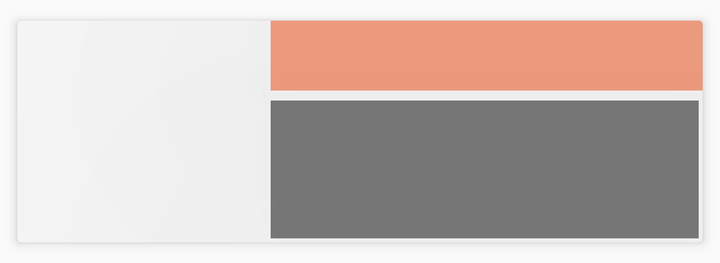
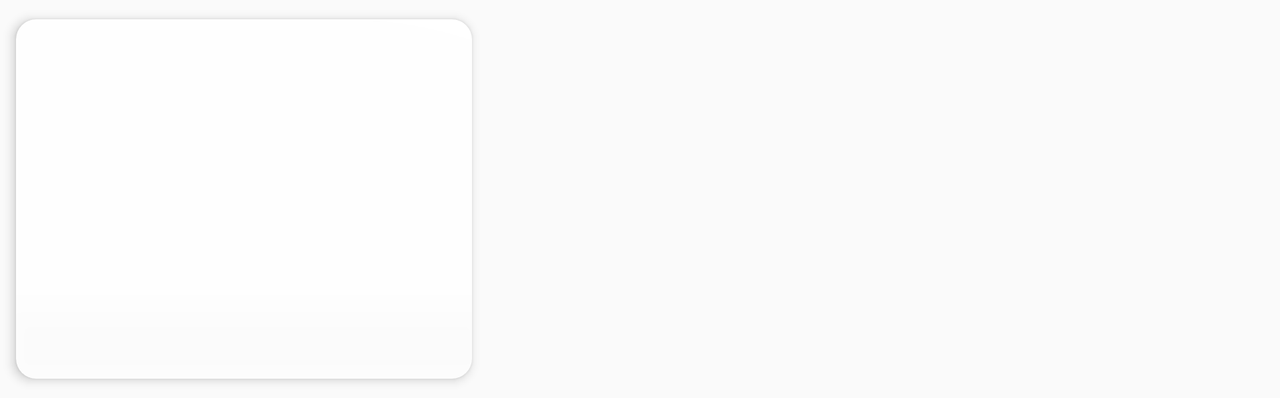

One screen, two layout resources from the same app: the default and the repository's alternative for another configuration. Each is rendered where Android would select it; the XML of both is given below.
<!-- AndroidManifest.xml: application theme AppTheme -->
<!-- res/layout/smallvideolist.xml -->
<?xml version="1.0" encoding="utf-8"?>
<android.support.v7.widget.CardView xmlns:android="http://schemas.android.com/apk/res/android"
    xmlns:cardview="http://schemas.android.com/apk/res-auto"
    android:layout_width="match_parent"
    android:layout_height="wrap_content"
    android:layout_margin="5dp"
    cardview:cardCornerRadius="2dp"
    cardview:cardElevation="3dp"
    cardview:cardUseCompatPadding="true">

    <RelativeLayout
        android:id="@+id/RecView2"
        android:layout_width="match_parent"
        android:layout_height="wrap_content">

        <ImageView
            android:id="@+id/thumbnail2"
            android:layout_width="172dp"
            android:layout_height="107dp"
            android:layout_alignParentStart="true"
            android:layout_alignParentTop="true"
            android:layout_marginStart="0dp"
            android:layout_marginTop="4dp"
            android:elevation="0dp"
            android:scaleType="centerCrop" />

        <TextView
            android:id="@+id/statusView2"
            android:layout_width="match_parent"
            android:layout_height="16dp"
            android:layout_above="@+id/movieName"
            android:layout_alignParentStart="true"
            android:layout_marginBottom="4dp"
            android:background="@null" />

        <TextView
            android:id="@+id/movieName2"
            android:layout_width="214dp"
            android:layout_height="69dp"
            android:layout_below="@+id/thumbnail"
            android:layout_alignParentEnd="true"
            android:layout_alignParentRight="true"
            android:layout_alignParentBottom="false"
            android:layout_marginLeft="2dp"
            android:layout_marginTop="40dp"
            android:layout_marginEnd="2dp"
            android:layout_marginRight="2dp"
            android:background="#80000000"
            android:elevation="200dp"
            android:maxLines="3"
            android:padding="8dp"
            android:textAppearance="@style/TextAppearance.AppCompat.Headline"
            android:textColor="#FFFFFFFF"
            android:textSize="12sp"
            android:textStyle="bold" />

        <TextView
            android:id="@+id/author2"
            android:layout_width="216dp"
            android:layout_height="35dp"
            android:layout_alignParentTop="true"
            android:layout_alignParentEnd="true"
            android:layout_marginTop="0dp"
            android:background="#80E9460C"
            android:elevation="200dp"
            android:ems="10"
            android:paddingLeft="16dp"
            android:text=""
            android:textColor="#FFEB3B"
            android:textStyle="bold" />

        <ImageView
            android:id="@+id/videoserviceicon2"
            android:layout_width="37dp"
            android:layout_height="28dp"
            android:layout_alignParentStart="true"
            android:layout_alignParentTop="true"
            android:layout_marginStart="137dp"
            android:layout_marginTop="79dp"
            android:layout_marginEnd="6dp"
            android:layout_toStartOf="@+id/author2"
            android:elevation="200dp"
            android:visibility="visible" />

    </RelativeLayout>

</android.support.v7.widget.CardView>
<!-- resources referenced by this layout -->
<resources>
  <style name="AppTheme" parent="Theme.AppCompat.Light.DarkActionBar">
          
          <item name="colorPrimary">@color/colorPrimary</item>
          <item name="colorPrimaryDark">@color/colorPrimaryDark</item>
          <item name="colorAccent">@color/colorAccent</item>
      </style>
  <color name="colorPrimary">#008577</color>
  <color name="colorPrimaryDark">#23000000</color>
  <color name="colorAccent">#D81B60</color>
</resources>
<!-- res/layout-land/smallvideolist.xml (the repository's variant of the layout above) -->
<!-- drawn on the phone turned sideways -->
<?xml version="1.0" encoding="utf-8"?>
<android.support.v7.widget.CardView xmlns:android="http://schemas.android.com/apk/res/android"
    xmlns:cardview="http://schemas.android.com/apk/res-auto"
    android:layout_width="240dp"
    android:layout_height="wrap_content"
    android:layout_margin="2dp"
    android:clickable="true"
    android:background="?android:attr/activatedBackgroundIndicator"
    android:focusable="true"
    android:orientation="horizontal"
    cardview:cardCornerRadius="10dp"
    cardview:cardElevation="3dp"
    cardview:cardUseCompatPadding="true">

    <RelativeLayout
        android:id="@+id/RecView2"
        android:layout_width="240dp"
        android:layout_height="180dp"
        android:background="@drawable/item_selector"
        android:backgroundTint="#1AFFFFFF"
        android:foregroundTint="#1AFFFFFF">

        <TextView
            android:id="@+id/videoviewcount"
            android:layout_width="wrap_content"
            android:layout_height="wrap_content"
            android:layout_above="@+id/author2"
            android:layout_alignEnd="@+id/thumbnail2"
            android:layout_alignParentStart="false"
            android:layout_alignParentTop="false"
            android:layout_marginStart="0dp"
            android:layout_marginTop="2dp"
            android:autoText="false"
            android:background="#8BFFFFFF"
            android:elevation="15dp"
            android:textColor="#B5000000"
            android:textSize="14sp"
            android:textStyle="bold" />

        <ImageView
            android:id="@+id/thumbnail2"
            android:layout_width="match_parent"
            android:layout_height="wrap_content"
            android:layout_alignBottom="@+id/movieName2"
            android:layout_alignParentStart="true"
            android:layout_alignParentTop="true"
            android:layout_alignParentEnd="true"
            android:layout_marginStart="0dp"
            android:layout_marginTop="0dp"
            android:layout_marginEnd="0dp"
            android:layout_marginBottom="80dp"
            android:backgroundTint="@color/sicbackground"
            android:elevation="0dp"
            android:scaleType="centerCrop"
            android:tint="#1A9C27B0" />

        <ImageView
            android:id="@+id/videoserviceicon2"
            android:layout_width="30dp"
            android:layout_height="30dp"
            android:layout_alignParentStart="false"
            android:layout_alignParentTop="true"
            android:layout_alignParentEnd="false"
            android:layout_alignParentBottom="false"
            android:layout_marginEnd="0dp"
            android:layout_marginBottom="0dp"
            android:elevation="200dp"
            android:visibility="visible" />

        <TextView
            android:id="@+id/author2"
            android:layout_width="match_parent"
            android:layout_height="40dp"
            android:layout_alignBottom="@+id/movieName2"
            android:layout_alignParentStart="false"
            android:layout_alignParentEnd="false"
            android:layout_marginEnd="0dp"
            android:layout_marginBottom="40dp"
            android:background="@drawable/item_selector"
            android:elevation="200dp"
            android:ems="10"
            android:paddingLeft="0dp"
            android:text=""
            android:textColor="#FFEB3B"
            android:textStyle="bold" />

        <TextView
            android:id="@+id/movieName2"
            android:layout_width="match_parent"
            android:layout_height="40dp"
            android:layout_alignParentRight="true"
            android:layout_alignParentBottom="true"
            android:layout_marginLeft="0dp"
            android:layout_marginRight="0dp"
            android:background="@drawable/item_selector"
            android:elevation="10dp"
            android:maxLines="3"
            android:textAppearance="@style/TextAppearance.AppCompat.Headline"
            android:textColor="#FFFFFFFF"
            android:textSize="12sp"
            android:textStyle="bold" />

    </RelativeLayout>

</android.support.v7.widget.CardView>
<!-- resources referenced by the variant -->
<!-- as the phone turned sideways resolves them -->
<resources>
  <color name="sicbackground">#11F7F2F8</color>
  <!-- drawable item_selector (drawable) -->
  <?xml version="1.0" encoding="utf-8"?>
  <selector xmlns:android="http://schemas.android.com/apk/res/android">
      <item android:drawable="@color/lightblue" android:state_pressed="true"/>
      <item android:drawable="@color/stupid" android:state_focused="true"/>
      <item android:drawable="@color/black" android:state_selected="true"/>
  
  
      <item android:drawable="@color/sicbackground"></item>
  
  
  
      <selector xmlns:android="http://schemas.android.com/apk/res/android">
  
          <item android:state_focused="true" android:color="@color/lightblue"/>
          <item android:state_pressed="true" android:state_enabled="false" android:color="@color/stupid" />
          <item android:state_enabled="false" android:color="@color/black" />
          <item android:color="@color/colorPrimary"/>
      </selector>
  
  
  
  
  </selector>
  <style name="AppTheme" parent="Theme.AppCompat.Light.DarkActionBar">
          
          <item name="colorPrimary">@color/colorPrimary</item>
          <item name="colorPrimaryDark">@color/colorPrimaryDark</item>
          <item name="colorAccent">@color/colorAccent</item>
      </style>
  <color name="lightblue">#03A9F4</color>
  <color name="stupid">#008577</color>
  <color name="black">#000000</color>
  <color name="colorPrimary">#008577</color>
  <color name="colorPrimaryDark">#23000000</color>
  <color name="colorAccent">#D81B60</color>
</resources>
